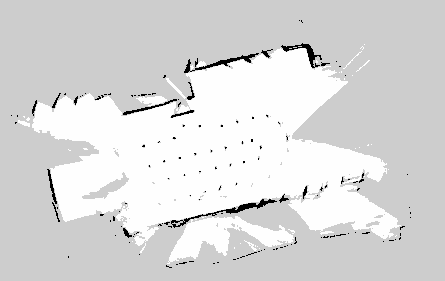
#> input picture racecar/src/racecar/map/carto2026_8_14_2_map.pgm, 445 x 281 px, given in place of the camera
$ python hsv_show.py
#> lines starting #> are read from the running program, lines starting #| are printed output that depends on the picture; after the words box and inside, x2 and y2 are one past the last pixel; in counts of white or black regions, pixels touching at a corner belong together
import cv2
import numpy as np

def nothing(x):
    pass

cap = cv2.VideoCapture(0,cv2.CAP_V4L2)  # 你的摄像头编号

cv2.namedWindow('Trackbars')

# 创建6个滑动条，分别对应HSV的上下限
cv2.createTrackbar('H_low', 'Trackbars', 0, 179, nothing)
cv2.createTrackbar('S_low', 'Trackbars', 0, 255, nothing)
cv2.createTrackbar('V_low', 'Trackbars', 0, 255, nothing)
cv2.createTrackbar('H_high', 'Trackbars', 179, 179, nothing)
cv2.createTrackbar('S_high', 'Trackbars', 255, 255, nothing)
cv2.createTrackbar('V_high', 'Trackbars', 255, 255, nothing)

while True:
    ret, frame = cap.read()
#> frame is the input picture: shape (281, 445, 3); min 0, max 254, mean 218.1
    if not ret:
        break
    frame = cv2.rotate(frame, cv2.ROTATE_180)
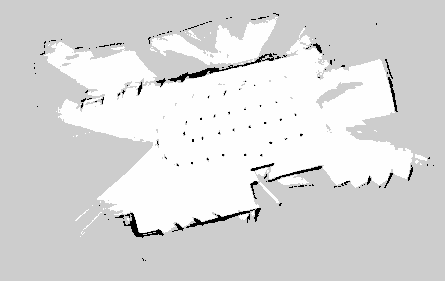
#> frame: shape (281, 445, 3); min 0, max 254, mean 218.1
    frame = cv2.resize(frame, (320, 240))
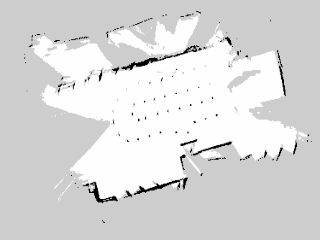
#> frame: shape (240, 320, 3); min 0, max 254, mean 218
    hsv = cv2.cvtColor(frame, cv2.COLOR_BGR2HSV)
#> hsv: shape (240, 320, 3); mean H, S, V 0, 0, 218

    # 计算当前画面亮度均值
    v_mean = np.mean(hsv[:,:,2])
#> v_mean = 218

    # 根据亮度自动调整V_low和V_high
    # 你可以根据实际情况调整下面的映射关系
    auto_v_low = max(0, int(v_mean * 0.5))
#> auto_v_low = 109
    auto_v_high = min(255, int(v_mean * 1.2))
#> auto_v_high = 255

    # 用滑动条的值作为基础
    h_low = cv2.getTrackbarPos('H_low', 'Trackbars')
    s_low = cv2.getTrackbarPos('S_low', 'Trackbars')
    # v_low = cv2.getTrackbarPos('V_low', 'Trackbars')
    h_high = cv2.getTrackbarPos('H_high', 'Trackbars')
    s_high = cv2.getTrackbarPos('S_high', 'Trackbars')
    # v_high = cv2.getTrackbarPos('V_high', 'Trackbars')

    # 用自动调整的V阈值
    lower = np.array([h_low, s_low, auto_v_low])
#> lower = [0, 0, 109]
    upper = np.array([h_high, s_high, auto_v_high])
#> upper = [179, 255, 255]

    mask = cv2.inRange(hsv, lower, upper)
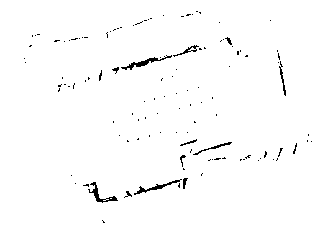
#> mask: shape (240, 320); 98.5% white; black in thin lines or dots, all inside (x1, y1, x2, y2) = (24, 11, 312, 223)
    result = cv2.bitwise_and(frame, frame, mask=mask)

    cv2.imshow('Original', frame)
    cv2.imshow('Mask', mask)
    cv2.imshow('Result', result)

    # 显示当前自动V阈值
    print(f"auto_v_low: {auto_v_low}, auto_v_high: {auto_v_high}")
#| auto_v_low: 109, auto_v_high: 255

    if cv2.waitKey(1) & 0xFF == ord('q'):
#> (key q is pressed here)
        break

cap.release()
cv2.destroyAllWindows()

$ run again, on racecar/src/racecar/map/carto2026_8_14_map.pgm
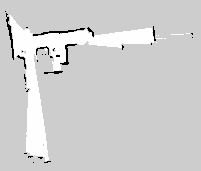
#> input picture racecar/src/racecar/map/carto2026_8_14_map.pgm, 201 x 171 px, given in place of the camera
#> frame is the input picture: shape (171, 201, 3); min 0, max 254, mean 207.7
#> hsv: shape (240, 320, 3); mean H, S, V 0, 0, 207.7
#> v_mean = 207.7
#> auto_v_low = 103
#> auto_v_high = 249
#> lower = [0, 0, 103]
#> upper = [179, 255, 249]
#> `mask = cv2.inRange(hsv, lower, upper)`:
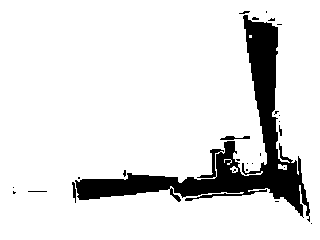
#> mask: shape (240, 320); 88.3% white; 26 black regions (22 under 20 px), largest, box (x1, y1, x2, y2) and area: (75, 15, 310, 222) 8692, (220, 136, 250, 140) 74, (72, 182, 76, 203) 48, (279, 125, 282, 136) 21
#> `result = cv2.bitwise_and(frame, frame, mask=mask)`:
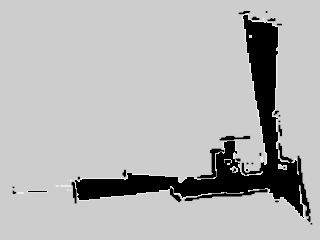
#> result: shape (240, 320, 3); min 0, max 249, mean 181
#| auto_v_low: 103, auto_v_high: 249
